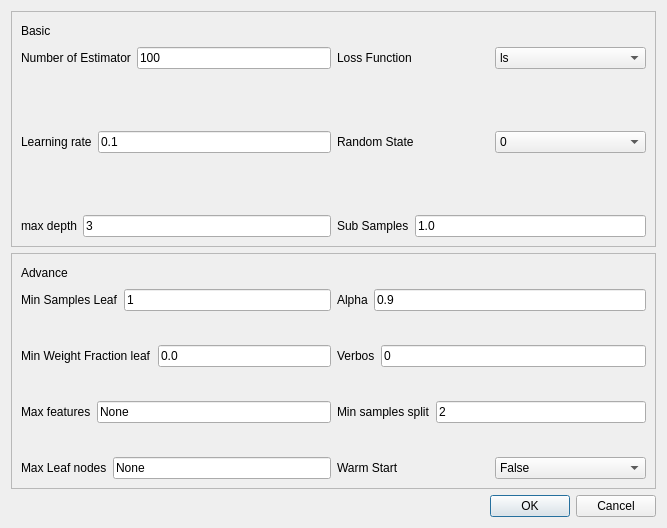
<?xml version="1.0" encoding="UTF-8"?>
<ui version="4.0">
 <class>Dialog</class>
 <widget class="QDialog" name="Dialog">
  <property name="geometry">
   <rect>
    <x>0</x>
    <y>0</y>
    <width>667</width>
    <height>528</height>
   </rect>
  </property>
  <property name="windowTitle">
   <string>Dialog</string>
  </property>
  <layout class="QGridLayout" name="gridLayout_3">
   <item row="0" column="0">
    <layout class="QVBoxLayout" name="verticalLayout_7">
     <item>
      <widget class="QFrame" name="frame">
       <property name="frameShape">
        <enum>QFrame::StyledPanel</enum>
       </property>
       <property name="frameShadow">
        <enum>QFrame::Raised</enum>
       </property>
       <layout class="QGridLayout" name="gridLayout">
        <item row="0" column="0">
         <layout class="QVBoxLayout" name="verticalLayout_3">
          <item>
           <layout class="QHBoxLayout" name="horizontalLayout_8">
            <item>
             <widget class="QLabel" name="label">
              <property name="text">
               <string>Basic</string>
              </property>
             </widget>
            </item>
            <item>
             <spacer name="horizontalSpacer">
              <property name="orientation">
               <enum>Qt::Horizontal</enum>
              </property>
              <property name="sizeHint" stdset="0">
               <size>
                <width>40</width>
                <height>20</height>
               </size>
              </property>
             </spacer>
            </item>
           </layout>
          </item>
          <item>
           <layout class="QHBoxLayout" name="horizontalLayout_7">
            <item>
             <layout class="QVBoxLayout" name="verticalLayout">
              <item>
               <layout class="QHBoxLayout" name="horizontalLayout">
                <item>
                 <widget class="QLabel" name="label_3">
                  <property name="text">
                   <string>Number of Estimator</string>
                  </property>
                 </widget>
                </item>
                <item>
                 <widget class="QLineEdit" name="n_estimators">
                  <property name="text">
                   <string>100</string>
                  </property>
                 </widget>
                </item>
               </layout>
              </item>
              <item>
               <spacer name="verticalSpacer">
                <property name="orientation">
                 <enum>Qt::Vertical</enum>
                </property>
                <property name="sizeHint" stdset="0">
                 <size>
                  <width>20</width>
                  <height>40</height>
                 </size>
                </property>
               </spacer>
              </item>
              <item>
               <layout class="QHBoxLayout" name="horizontalLayout_2">
                <item>
                 <widget class="QLabel" name="label_4">
                  <property name="text">
                   <string>Learning rate</string>
                  </property>
                 </widget>
                </item>
                <item>
                 <widget class="QLineEdit" name="learning_rate">
                  <property name="text">
                   <string>0.1</string>
                  </property>
                 </widget>
                </item>
               </layout>
              </item>
              <item>
               <spacer name="verticalSpacer_2">
                <property name="orientation">
                 <enum>Qt::Vertical</enum>
                </property>
                <property name="sizeHint" stdset="0">
                 <size>
                  <width>20</width>
                  <height>40</height>
                 </size>
                </property>
               </spacer>
              </item>
              <item>
               <layout class="QHBoxLayout" name="horizontalLayout_3">
                <item>
                 <widget class="QLabel" name="label_5">
                  <property name="text">
                   <string>max depth</string>
                  </property>
                 </widget>
                </item>
                <item>
                 <widget class="QLineEdit" name="max_depth">
                  <property name="text">
                   <string>3</string>
                  </property>
                 </widget>
                </item>
               </layout>
              </item>
             </layout>
            </item>
            <item>
             <layout class="QVBoxLayout" name="verticalLayout_2">
              <item>
               <layout class="QHBoxLayout" name="horizontalLayout_4">
                <item>
                 <widget class="QLabel" name="label_6">
                  <property name="text">
                   <string>Loss Function</string>
                  </property>
                 </widget>
                </item>
                <item>
                 <widget class="QComboBox" name="loss">
                  <item>
                   <property name="text">
                    <string>ls</string>
                   </property>
                  </item>
                  <item>
                   <property name="text">
                    <string>lad</string>
                   </property>
                  </item>
                  <item>
                   <property name="text">
                    <string>huber</string>
                   </property>
                  </item>
                  <item>
                   <property name="text">
                    <string>quantile</string>
                   </property>
                  </item>
                 </widget>
                </item>
               </layout>
              </item>
              <item>
               <spacer name="verticalSpacer_3">
                <property name="orientation">
                 <enum>Qt::Vertical</enum>
                </property>
                <property name="sizeHint" stdset="0">
                 <size>
                  <width>20</width>
                  <height>40</height>
                 </size>
                </property>
               </spacer>
              </item>
              <item>
               <layout class="QHBoxLayout" name="horizontalLayout_5">
                <item>
                 <widget class="QLabel" name="label_7">
                  <property name="text">
                   <string>Random State</string>
                  </property>
                 </widget>
                </item>
                <item>
                 <widget class="QComboBox" name="random_state">
                  <item>
                   <property name="text">
                    <string>0</string>
                   </property>
                  </item>
                  <item>
                   <property name="text">
                    <string>1</string>
                   </property>
                  </item>
                 </widget>
                </item>
               </layout>
              </item>
              <item>
               <spacer name="verticalSpacer_4">
                <property name="orientation">
                 <enum>Qt::Vertical</enum>
                </property>
                <property name="sizeHint" stdset="0">
                 <size>
                  <width>20</width>
                  <height>40</height>
                 </size>
                </property>
               </spacer>
              </item>
              <item>
               <layout class="QHBoxLayout" name="horizontalLayout_6">
                <item>
                 <widget class="QLabel" name="label_8">
                  <property name="text">
                   <string>Sub Samples</string>
                  </property>
                 </widget>
                </item>
                <item>
                 <widget class="QLineEdit" name="subsample">
                  <property name="text">
                   <string>1.0</string>
                  </property>
                 </widget>
                </item>
               </layout>
              </item>
             </layout>
            </item>
           </layout>
          </item>
         </layout>
        </item>
       </layout>
      </widget>
     </item>
     <item>
      <widget class="QFrame" name="frame_2">
       <property name="frameShape">
        <enum>QFrame::StyledPanel</enum>
       </property>
       <property name="frameShadow">
        <enum>QFrame::Raised</enum>
       </property>
       <layout class="QGridLayout" name="gridLayout_2">
        <item row="0" column="0">
         <layout class="QVBoxLayout" name="verticalLayout_6">
          <item>
           <layout class="QHBoxLayout" name="horizontalLayout_17">
            <item>
             <widget class="QLabel" name="label_2">
              <property name="text">
               <string>Advance</string>
              </property>
             </widget>
            </item>
            <item>
             <spacer name="horizontalSpacer_2">
              <property name="orientation">
               <enum>Qt::Horizontal</enum>
              </property>
              <property name="sizeHint" stdset="0">
               <size>
                <width>40</width>
                <height>20</height>
               </size>
              </property>
             </spacer>
            </item>
           </layout>
          </item>
          <item>
           <layout class="QHBoxLayout" name="horizontalLayout_18">
            <item>
             <layout class="QVBoxLayout" name="verticalLayout_4">
              <item>
               <layout class="QHBoxLayout" name="horizontalLayout_9">
                <item>
                 <widget class="QLabel" name="label_9">
                  <property name="text">
                   <string>Min Samples Leaf</string>
                  </property>
                 </widget>
                </item>
                <item>
                 <widget class="QLineEdit" name="min_samples_leaf">
                  <property name="text">
                   <string>1</string>
                  </property>
                 </widget>
                </item>
               </layout>
              </item>
              <item>
               <spacer name="verticalSpacer_5">
                <property name="orientation">
                 <enum>Qt::Vertical</enum>
                </property>
                <property name="sizeHint" stdset="0">
                 <size>
                  <width>20</width>
                  <height>18</height>
                 </size>
                </property>
               </spacer>
              </item>
              <item>
               <layout class="QHBoxLayout" name="horizontalLayout_10">
                <item>
                 <widget class="QLabel" name="label_10">
                  <property name="text">
                   <string>Min Weight Fraction leaf</string>
                  </property>
                 </widget>
                </item>
                <item>
                 <widget class="QLineEdit" name="min_weight_fraction_leaf">
                  <property name="text">
                   <string>0.0</string>
                  </property>
                 </widget>
                </item>
               </layout>
              </item>
              <item>
               <spacer name="verticalSpacer_6">
                <property name="orientation">
                 <enum>Qt::Vertical</enum>
                </property>
                <property name="sizeHint" stdset="0">
                 <size>
                  <width>20</width>
                  <height>18</height>
                 </size>
                </property>
               </spacer>
              </item>
              <item>
               <layout class="QHBoxLayout" name="horizontalLayout_11">
                <item>
                 <widget class="QLabel" name="label_11">
                  <property name="text">
                   <string>Max features</string>
                  </property>
                 </widget>
                </item>
                <item>
                 <widget class="QLineEdit" name="max_features">
                  <property name="text">
                   <string>None</string>
                  </property>
                 </widget>
                </item>
               </layout>
              </item>
              <item>
               <spacer name="verticalSpacer_7">
                <property name="orientation">
                 <enum>Qt::Vertical</enum>
                </property>
                <property name="sizeHint" stdset="0">
                 <size>
                  <width>20</width>
                  <height>18</height>
                 </size>
                </property>
               </spacer>
              </item>
              <item>
               <layout class="QHBoxLayout" name="horizontalLayout_12">
                <item>
                 <widget class="QLabel" name="label_12">
                  <property name="text">
                   <string>Max Leaf nodes</string>
                  </property>
                 </widget>
                </item>
                <item>
                 <widget class="QLineEdit" name="max_leaf_nodes">
                  <property name="text">
                   <string>None</string>
                  </property>
                 </widget>
                </item>
               </layout>
              </item>
             </layout>
            </item>
            <item>
             <layout class="QVBoxLayout" name="verticalLayout_5">
              <item>
               <layout class="QHBoxLayout" name="horizontalLayout_14">
                <item>
                 <widget class="QLabel" name="label_14">
                  <property name="text">
                   <string>Alpha</string>
                  </property>
                 </widget>
                </item>
                <item>
                 <widget class="QLineEdit" name="alpha">
                  <property name="text">
                   <string>0.9</string>
                  </property>
                 </widget>
                </item>
               </layout>
              </item>
              <item>
               <spacer name="verticalSpacer_8">
                <property name="orientation">
                 <enum>Qt::Vertical</enum>
                </property>
                <property name="sizeHint" stdset="0">
                 <size>
                  <width>20</width>
                  <height>18</height>
                 </size>
                </property>
               </spacer>
              </item>
              <item>
               <layout class="QHBoxLayout" name="horizontalLayout_13">
                <item>
                 <widget class="QLabel" name="label_13">
                  <property name="text">
                   <string>Verbos</string>
                  </property>
                 </widget>
                </item>
                <item>
                 <widget class="QLineEdit" name="verbose">
                  <property name="text">
                   <string>0</string>
                  </property>
                 </widget>
                </item>
               </layout>
              </item>
              <item>
               <spacer name="verticalSpacer_9">
                <property name="orientation">
                 <enum>Qt::Vertical</enum>
                </property>
                <property name="sizeHint" stdset="0">
                 <size>
                  <width>20</width>
                  <height>18</height>
                 </size>
                </property>
               </spacer>
              </item>
              <item>
               <layout class="QHBoxLayout" name="horizontalLayout_15">
                <item>
                 <widget class="QLabel" name="label_15">
                  <property name="text">
                   <string>Min samples split</string>
                  </property>
                 </widget>
                </item>
                <item>
                 <widget class="QLineEdit" name="min_samples_split">
                  <property name="text">
                   <string>2</string>
                  </property>
                 </widget>
                </item>
               </layout>
              </item>
              <item>
               <spacer name="verticalSpacer_10">
                <property name="orientation">
                 <enum>Qt::Vertical</enum>
                </property>
                <property name="sizeHint" stdset="0">
                 <size>
                  <width>20</width>
                  <height>18</height>
                 </size>
                </property>
               </spacer>
              </item>
              <item>
               <layout class="QHBoxLayout" name="horizontalLayout_16">
                <item>
                 <widget class="QLabel" name="label_16">
                  <property name="text">
                   <string>Warm Start</string>
                  </property>
                 </widget>
                </item>
                <item>
                 <widget class="QComboBox" name="warm_start">
                  <item>
                   <property name="text">
                    <string>False</string>
                   </property>
                  </item>
                  <item>
                   <property name="text">
                    <string>True</string>
                   </property>
                  </item>
                 </widget>
                </item>
               </layout>
              </item>
             </layout>
            </item>
           </layout>
          </item>
         </layout>
        </item>
       </layout>
      </widget>
     </item>
     <item>
      <widget class="QDialogButtonBox" name="buttonBox">
       <property name="orientation">
        <enum>Qt::Horizontal</enum>
       </property>
       <property name="standardButtons">
        <set>QDialogButtonBox::Cancel|QDialogButtonBox::Ok</set>
       </property>
      </widget>
     </item>
    </layout>
   </item>
  </layout>
 </widget>
 <resources/>
 <connections>
  <connection>
   <sender>buttonBox</sender>
   <signal>accepted()</signal>
   <receiver>Dialog</receiver>
   <slot>accept()</slot>
   <hints>
    <hint type="sourcelabel">
     <x>248</x>
     <y>254</y>
    </hint>
    <hint type="destinationlabel">
     <x>157</x>
     <y>274</y>
    </hint>
   </hints>
  </connection>
  <connection>
   <sender>buttonBox</sender>
   <signal>rejected()</signal>
   <receiver>Dialog</receiver>
   <slot>reject()</slot>
   <hints>
    <hint type="sourcelabel">
     <x>316</x>
     <y>260</y>
    </hint>
    <hint type="destinationlabel">
     <x>286</x>
     <y>274</y>
    </hint>
   </hints>
  </connection>
 </connections>
</ui>
